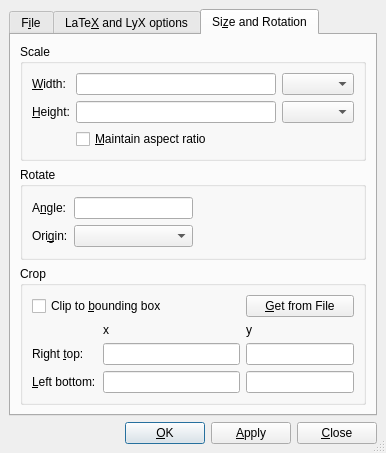
<ui version="4.0" >
 <class>ExternalUi</class>
 <widget class="QDialog" name="ExternalUi" >
  <property name="geometry" >
   <rect>
    <x>0</x>
    <y>0</y>
    <width>386</width>
    <height>453</height>
   </rect>
  </property>
  <property name="windowTitle" >
   <string/>
  </property>
  <property name="sizeGripEnabled" >
   <bool>true</bool>
  </property>
  <layout class="QGridLayout" >
   <property name="margin" >
    <number>9</number>
   </property>
   <property name="spacing" >
    <number>6</number>
   </property>
   <item row="0" column="0" >
    <widget class="QTabWidget" name="tab" >
     <property name="toolTip" >
      <string/>
     </property>
     <property name="currentIndex" >
      <number>2</number>
     </property>
     <widget class="QWidget" name="filetab" >
      <property name="geometry" >
       <rect>
        <x>0</x>
        <y>0</y>
        <width>362</width>
        <height>375</height>
       </rect>
      </property>
      <attribute name="title" >
       <string>F&amp;ile</string>
      </attribute>
      <layout class="QGridLayout" >
       <property name="margin" >
        <number>9</number>
       </property>
       <property name="spacing" >
        <number>6</number>
       </property>
       <item row="0" column="1" >
        <widget class="QLineEdit" name="fileED" >
         <property name="toolTip" >
          <string>Filename</string>
         </property>
        </widget>
       </item>
       <item row="0" column="0" >
        <widget class="QLabel" name="fileLA" >
         <property name="toolTip" >
          <string>Filename</string>
         </property>
         <property name="text" >
          <string>&amp;File:</string>
         </property>
         <property name="buddy" >
          <cstring>fileED</cstring>
         </property>
        </widget>
       </item>
       <item row="0" column="2" >
        <widget class="QPushButton" name="browsePB" >
         <property name="toolTip" >
          <string>Select a file</string>
         </property>
         <property name="text" >
          <string>&amp;Browse...</string>
         </property>
        </widget>
       </item>
       <item row="2" column="0" colspan="3" >
        <widget class="QCheckBox" name="draftCB" >
         <property name="text" >
          <string>&amp;Draft</string>
         </property>
        </widget>
       </item>
       <item row="1" column="0" colspan="3" >
        <widget class="QGroupBox" name="GroupBox3" >
         <property name="title" >
          <string>&amp;Template</string>
         </property>
         <layout class="QGridLayout" >
          <property name="margin" >
           <number>9</number>
          </property>
          <property name="spacing" >
           <number>6</number>
          </property>
          <item row="1" column="0" colspan="2" >
           <widget class="QTextBrowser" name="externalTB" />
          </item>
          <item row="0" column="1" >
           <spacer>
            <property name="orientation" >
             <enum>Qt::Horizontal</enum>
            </property>
            <property name="sizeType" >
             <enum>QSizePolicy::Preferred</enum>
            </property>
            <property name="sizeHint" stdset="0" >
             <size>
              <width>20</width>
              <height>20</height>
             </size>
            </property>
           </spacer>
          </item>
          <item row="0" column="0" >
           <widget class="QComboBox" name="externalCO" >
            <property name="sizePolicy" >
             <sizepolicy>
              <hsizetype>3</hsizetype>
              <vsizetype>0</vsizetype>
              <horstretch>0</horstretch>
              <verstretch>0</verstretch>
             </sizepolicy>
            </property>
            <property name="toolTip" >
             <string>Available templates</string>
            </property>
           </widget>
          </item>
         </layout>
        </widget>
       </item>
      </layout>
     </widget>
     <widget class="QWidget" name="lyxviewtab" >
      <property name="geometry" >
       <rect>
        <x>0</x>
        <y>0</y>
        <width>362</width>
        <height>375</height>
       </rect>
      </property>
      <attribute name="title" >
       <string>LaTe&amp;X and LyX options</string>
      </attribute>
      <layout class="QVBoxLayout" name="verticalLayout" >
       <item>
        <widget class="QGroupBox" name="optionsGB" >
         <property name="title" >
          <string>LaTeX Options</string>
         </property>
         <property name="flat" >
          <bool>true</bool>
         </property>
         <layout class="QGridLayout" >
          <property name="margin" >
           <number>9</number>
          </property>
          <property name="spacing" >
           <number>6</number>
          </property>
          <item row="1" column="1" >
           <widget class="QLineEdit" name="extraED" />
          </item>
          <item row="0" column="1" >
           <widget class="QLabel" name="optionLA" >
            <property name="text" >
             <string>O&amp;ption:</string>
            </property>
            <property name="buddy" >
             <cstring>extraED</cstring>
            </property>
           </widget>
          </item>
          <item row="1" column="0" >
           <widget class="QComboBox" name="extraFormatCO" />
          </item>
          <item row="0" column="0" >
           <widget class="QLabel" name="formatLA" >
            <property name="text" >
             <string>Forma&amp;t:</string>
            </property>
            <property name="textFormat" >
             <enum>Qt::AutoText</enum>
            </property>
            <property name="buddy" >
             <cstring>extraFormatCO</cstring>
            </property>
           </widget>
          </item>
         </layout>
        </widget>
       </item>
       <item>
        <widget class="QGroupBox" name="displayGB" >
         <property name="toolTip" >
          <string>&lt;!DOCTYPE HTML PUBLIC "-//W3C//DTD HTML 4.0//EN" "http://www.w3.org/TR/REC-html40/strict.dtd">
&lt;html>&lt;head>&lt;meta name="qrichtext" content="1" />&lt;style type="text/css">
p, li { white-space: pre-wrap; }
&lt;/style>&lt;/head>&lt;body style=" font-family:'MS Shell Dlg 2'; font-size:8.25pt; font-weight:400; font-style:normal;">
&lt;p style=" margin-top:0px; margin-bottom:0px; margin-left:0px; margin-right:0px; -qt-block-indent:0; text-indent:0px;">&lt;span style=" font-size:8pt;">Enable LyX to preview this material; only if graphics previewing is not disabled at application level (see Preference dialog).&lt;/span>&lt;/p>
&lt;p style="-qt-paragraph-type:empty; margin-top:0px; margin-bottom:0px; margin-left:0px; margin-right:0px; -qt-block-indent:0; text-indent:0px; font-size:8pt;">&lt;/p>&lt;/body>&lt;/html></string>
         </property>
         <property name="title" >
          <string>&amp;Show in LyX</string>
         </property>
         <property name="flat" >
          <bool>true</bool>
         </property>
         <property name="checkable" >
          <bool>true</bool>
         </property>
         <layout class="QGridLayout" name="gridLayout" >
          <item row="0" column="0" >
           <widget class="QLabel" name="scaleLA" >
            <property name="toolTip" >
             <string>Percentage to scale by in LyX</string>
            </property>
            <property name="text" >
             <string>Sca&amp;le on Screen (%):</string>
            </property>
            <property name="buddy" >
             <cstring>displayscaleED</cstring>
            </property>
           </widget>
          </item>
          <item row="0" column="1" >
           <widget class="QLineEdit" name="displayscaleED" >
            <property name="enabled" >
             <bool>true</bool>
            </property>
            <property name="sizePolicy" >
             <sizepolicy>
              <hsizetype>5</hsizetype>
              <vsizetype>0</vsizetype>
              <horstretch>0</horstretch>
              <verstretch>0</verstretch>
             </sizepolicy>
            </property>
            <property name="toolTip" >
             <string>Percentage to scale by in LyX</string>
            </property>
           </widget>
          </item>
          <item row="0" column="2" >
           <spacer name="horizontalSpacer" >
            <property name="orientation" >
             <enum>Qt::Horizontal</enum>
            </property>
            <property name="sizeHint" stdset="0" >
             <size>
              <width>40</width>
              <height>20</height>
             </size>
            </property>
           </spacer>
          </item>
         </layout>
        </widget>
       </item>
       <item>
        <spacer>
         <property name="orientation" >
          <enum>Qt::Vertical</enum>
         </property>
         <property name="sizeHint" stdset="0" >
          <size>
           <width>81</width>
           <height>196</height>
          </size>
         </property>
        </spacer>
       </item>
      </layout>
     </widget>
     <widget class="QWidget" name="sizetab" >
      <property name="geometry" >
       <rect>
        <x>0</x>
        <y>0</y>
        <width>362</width>
        <height>375</height>
       </rect>
      </property>
      <attribute name="title" >
       <string>Si&amp;ze and Rotation</string>
      </attribute>
      <layout class="QGridLayout" >
       <property name="margin" >
        <number>9</number>
       </property>
       <property name="spacing" >
        <number>6</number>
       </property>
       <item row="1" column="0" >
        <widget class="QGroupBox" name="rotationGB" >
         <property name="title" >
          <string>Rotate</string>
         </property>
         <property name="flat" >
          <bool>true</bool>
         </property>
         <layout class="QGridLayout" >
          <property name="margin" >
           <number>9</number>
          </property>
          <property name="spacing" >
           <number>6</number>
          </property>
          <item row="0" column="1" >
           <spacer>
            <property name="orientation" >
             <enum>Qt::Horizontal</enum>
            </property>
            <property name="sizeType" >
             <enum>QSizePolicy::Expanding</enum>
            </property>
            <property name="sizeHint" stdset="0" >
             <size>
              <width>20</width>
              <height>20</height>
             </size>
            </property>
           </spacer>
          </item>
          <item row="0" column="0" >
           <layout class="QGridLayout" >
            <property name="margin" >
             <number>0</number>
            </property>
            <property name="spacing" >
             <number>6</number>
            </property>
            <item row="0" column="1" >
             <widget class="QLineEdit" name="angleED" >
              <property name="sizePolicy" >
               <sizepolicy>
                <hsizetype>3</hsizetype>
                <vsizetype>0</vsizetype>
                <horstretch>0</horstretch>
                <verstretch>0</verstretch>
               </sizepolicy>
              </property>
              <property name="toolTip" >
               <string>Angle to rotate image by</string>
              </property>
              <property name="text" >
               <string/>
              </property>
             </widget>
            </item>
            <item row="1" column="0" >
             <widget class="QLabel" name="originLA" >
              <property name="toolTip" >
               <string>The origin of the rotation</string>
              </property>
              <property name="text" >
               <string>Ori&amp;gin:</string>
              </property>
              <property name="buddy" >
               <cstring>originCO</cstring>
              </property>
             </widget>
            </item>
            <item row="1" column="1" >
             <widget class="QComboBox" name="originCO" >
              <property name="toolTip" >
               <string>The origin of the rotation</string>
              </property>
             </widget>
            </item>
            <item row="0" column="0" >
             <widget class="QLabel" name="angleLA" >
              <property name="toolTip" >
               <string>Angle to rotate image by</string>
              </property>
              <property name="text" >
               <string>A&amp;ngle:</string>
              </property>
              <property name="buddy" >
               <cstring>angleED</cstring>
              </property>
             </widget>
            </item>
           </layout>
          </item>
         </layout>
        </widget>
       </item>
       <item row="0" column="0" >
        <widget class="QGroupBox" name="scaleGB" >
         <property name="title" >
          <string>Scale</string>
         </property>
         <property name="flat" >
          <bool>true</bool>
         </property>
         <layout class="QGridLayout" >
          <property name="margin" >
           <number>9</number>
          </property>
          <property name="spacing" >
           <number>6</number>
          </property>
          <item row="1" column="2" >
           <widget class="LengthCombo" name="heightUnitCO" />
          </item>
          <item row="0" column="2" >
           <widget class="QComboBox" name="widthUnitCO" />
          </item>
          <item row="1" column="1" >
           <widget class="QLineEdit" name="heightED" >
            <property name="enabled" >
             <bool>true</bool>
            </property>
            <property name="toolTip" >
             <string>Height of image in output</string>
            </property>
           </widget>
          </item>
          <item row="0" column="1" >
           <widget class="QLineEdit" name="widthED" >
            <property name="enabled" >
             <bool>true</bool>
            </property>
            <property name="toolTip" >
             <string>Width of image in output</string>
            </property>
           </widget>
          </item>
          <item row="0" column="0" >
           <widget class="QLabel" name="widthLA" >
            <property name="enabled" >
             <bool>true</bool>
            </property>
            <property name="text" >
             <string>&amp;Width:</string>
            </property>
            <property name="buddy" >
             <cstring>widthED</cstring>
            </property>
           </widget>
          </item>
          <item row="2" column="1" colspan="2" >
           <widget class="QCheckBox" name="aspectratioCB" >
            <property name="enabled" >
             <bool>true</bool>
            </property>
            <property name="toolTip" >
             <string>Maintain aspect ratio with largest dimension</string>
            </property>
            <property name="text" >
             <string>&amp;Maintain aspect ratio</string>
            </property>
           </widget>
          </item>
          <item row="1" column="0" >
           <widget class="QLabel" name="heightLA" >
            <property name="enabled" >
             <bool>true</bool>
            </property>
            <property name="text" >
             <string>&amp;Height:</string>
            </property>
            <property name="buddy" >
             <cstring>heightED</cstring>
            </property>
           </widget>
          </item>
         </layout>
        </widget>
       </item>
       <item row="2" column="0" >
        <widget class="QGroupBox" name="cropGB" >
         <property name="title" >
          <string>Crop</string>
         </property>
         <property name="flat" >
          <bool>true</bool>
         </property>
         <layout class="QGridLayout" >
          <property name="margin" >
           <number>9</number>
          </property>
          <property name="spacing" >
           <number>6</number>
          </property>
          <item row="0" column="0" colspan="2" >
           <widget class="QCheckBox" name="clipCB" >
            <property name="toolTip" >
             <string>Clip to bounding box values</string>
            </property>
            <property name="text" >
             <string>Clip to &amp;bounding box</string>
            </property>
           </widget>
          </item>
          <item row="3" column="0" >
           <widget class="QLabel" name="lbLA" >
            <property name="text" >
             <string>&amp;Left bottom:</string>
            </property>
            <property name="buddy" >
             <cstring>xlED</cstring>
            </property>
           </widget>
          </item>
          <item row="2" column="3" >
           <widget class="QLineEdit" name="ytED" />
          </item>
          <item row="1" column="1" >
           <widget class="QLabel" name="xLA" >
            <property name="text" >
             <string>x</string>
            </property>
           </widget>
          </item>
          <item row="2" column="0" >
           <widget class="QLabel" name="rtLA" >
            <property name="text" >
             <string>Right &amp;top:</string>
            </property>
            <property name="buddy" >
             <cstring>xrED</cstring>
            </property>
           </widget>
          </item>
          <item row="0" column="3" >
           <widget class="QPushButton" name="getbbPB" >
            <property name="toolTip" >
             <string>Get bounding box from the (EPS) file</string>
            </property>
            <property name="text" >
             <string>&amp;Get from File</string>
            </property>
           </widget>
          </item>
          <item row="3" column="1" colspan="2" >
           <widget class="QLineEdit" name="xlED" >
            <property name="toolTip" >
             <string/>
            </property>
           </widget>
          </item>
          <item row="0" column="2" >
           <spacer>
            <property name="orientation" >
             <enum>Qt::Horizontal</enum>
            </property>
            <property name="sizeHint" stdset="0" >
             <size>
              <width>43</width>
              <height>18</height>
             </size>
            </property>
           </spacer>
          </item>
          <item row="3" column="3" >
           <widget class="QLineEdit" name="ybED" />
          </item>
          <item row="1" column="3" >
           <widget class="QLabel" name="yLA" >
            <property name="text" >
             <string>y</string>
            </property>
           </widget>
          </item>
          <item row="2" column="1" colspan="2" >
           <widget class="QLineEdit" name="xrED" />
          </item>
         </layout>
        </widget>
       </item>
      </layout>
     </widget>
    </widget>
   </item>
   <item row="1" column="0" >
    <layout class="QHBoxLayout" >
     <property name="spacing" >
      <number>6</number>
     </property>
     <property name="margin" >
      <number>0</number>
     </property>
     <item>
      <spacer>
       <property name="orientation" >
        <enum>Qt::Horizontal</enum>
       </property>
       <property name="sizeType" >
        <enum>QSizePolicy::Expanding</enum>
       </property>
       <property name="sizeHint" stdset="0" >
        <size>
         <width>20</width>
         <height>20</height>
        </size>
       </property>
      </spacer>
     </item>
     <item>
      <widget class="QPushButton" name="okPB" >
       <property name="text" >
        <string>&amp;OK</string>
       </property>
       <property name="default" >
        <bool>true</bool>
       </property>
      </widget>
     </item>
     <item>
      <widget class="QPushButton" name="applyPB" >
       <property name="text" >
        <string>&amp;Apply</string>
       </property>
       <property name="default" >
        <bool>false</bool>
       </property>
      </widget>
     </item>
     <item>
      <widget class="QPushButton" name="closePB" >
       <property name="text" >
        <string>&amp;Close</string>
       </property>
       <property name="autoDefault" >
        <bool>false</bool>
       </property>
       <property name="default" >
        <bool>false</bool>
       </property>
      </widget>
     </item>
    </layout>
   </item>
  </layout>
  <zorder>tab</zorder>
  <zorder>displayscaleLA</zorder>
 </widget>
 <customwidgets>
  <customwidget>
   <class>LengthCombo</class>
   <extends>QComboBox</extends>
   <header>LengthCombo.h</header>
  </customwidget>
 </customwidgets>
 <tabstops>
  <tabstop>tab</tabstop>
  <tabstop>fileED</tabstop>
  <tabstop>browsePB</tabstop>
  <tabstop>externalCO</tabstop>
  <tabstop>externalTB</tabstop>
  <tabstop>draftCB</tabstop>
  <tabstop>angleED</tabstop>
  <tabstop>originCO</tabstop>
  <tabstop>okPB</tabstop>
  <tabstop>applyPB</tabstop>
  <tabstop>closePB</tabstop>
 </tabstops>
 <includes>
  <include location="local" >qt_i18n.h</include>
 </includes>
 <resources/>
 <connections/>
</ui>
